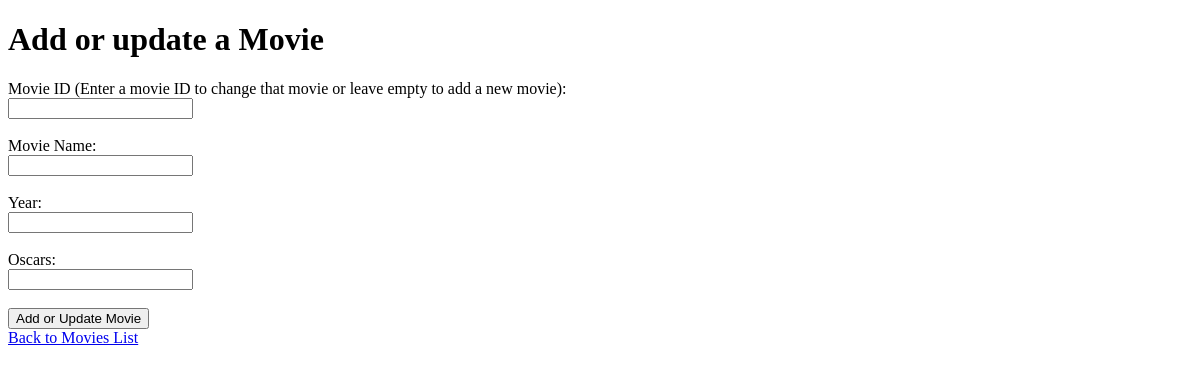
Page /add_movie?id=6 on the earlier database version.
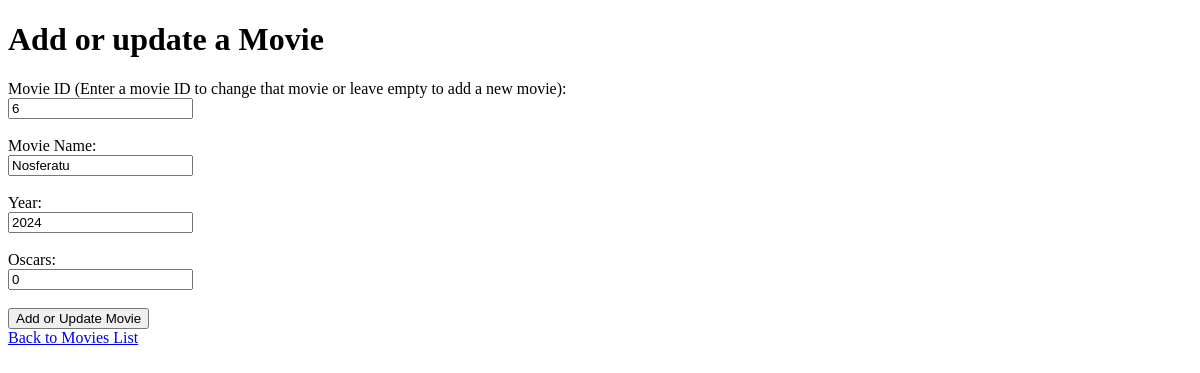
Same page on the later database version.
### flask_application_assignment.py (models this page shows)
class Movie(db.Model):
    __table_args__ = {'extend_existing': True}
    __tablename__ = 'movies'
    id = db.Column(db.Integer, primary_key=True)
    name = db.Column(db.String(100), nullable=False)
    year = db.Column(db.Integer, nullable=True)
    oscars = db.Column(db.Integer, nullable=True)

### flask_application_assignment.py (the view, shortened to what this page needs)
@app.route('/add_movie', methods=['GET', 'POST'])
def add_movie():
    movie = None
    movie_id = request.args.get('id')
    if movie_id:
        movie = Movie.query.get(movie_id)
    return render_template('add_movie.html', movie=movie)

### templates/add_movie.html (shortened to what this page needs)
<!DOCTYPE html>
<html lang="en">
<head>
</head>
<body>
    <h1>Add or update a Movie</h1>
    <form action="{{ url_for('main.add_movie') }}" method="POST">
        <label for="id">Movie ID (Enter a movie ID to change that movie or leave empty to add a new movie):</label><br>
        <input type="number" id="id" name="id" value="{{ movie.id if movie else '' }}"><br><br>
        <label for="name">Movie Name:</label><br>
        <input type="text" id="name" name="name" value="{{ movie.name if movie else '' }}" required><br><br>
        <label for="year">Year:</label><br>
        <input type="number" id="year" name="year" value="{{ movie.year if movie else '' }}"><br><br>
        <label for="oscars">Oscars:</label><br>
        <input type="number" id="oscars" name="oscars" value="{{ movie.oscars if movie else '' }}"><br><br>
        <button type="submit">Add or Update Movie</button><br>
    </form>
    <a href="{{ url_for('main.index') }}">Back to Movies List</a>
</body>
</html>

Differences in the rows shown:
added Movie: id "6", name "Nosferatu", year "2024", oscars "0"
